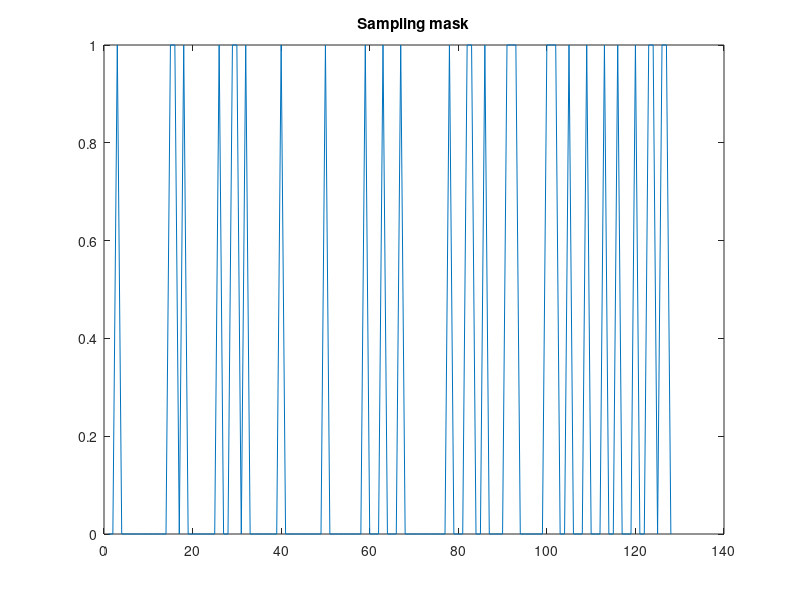
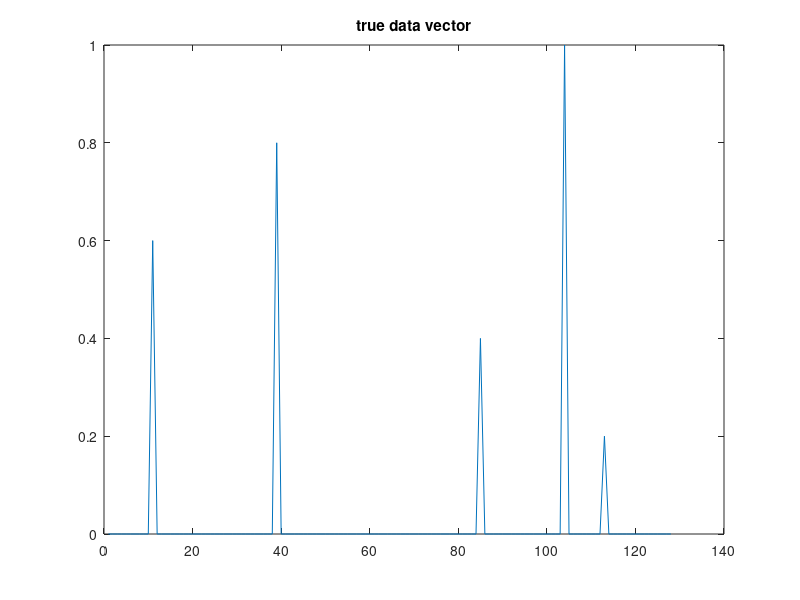
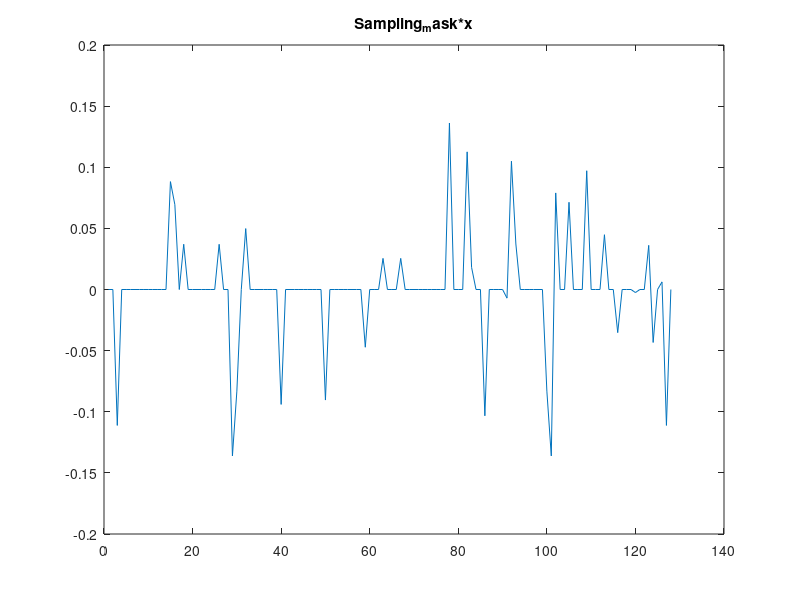
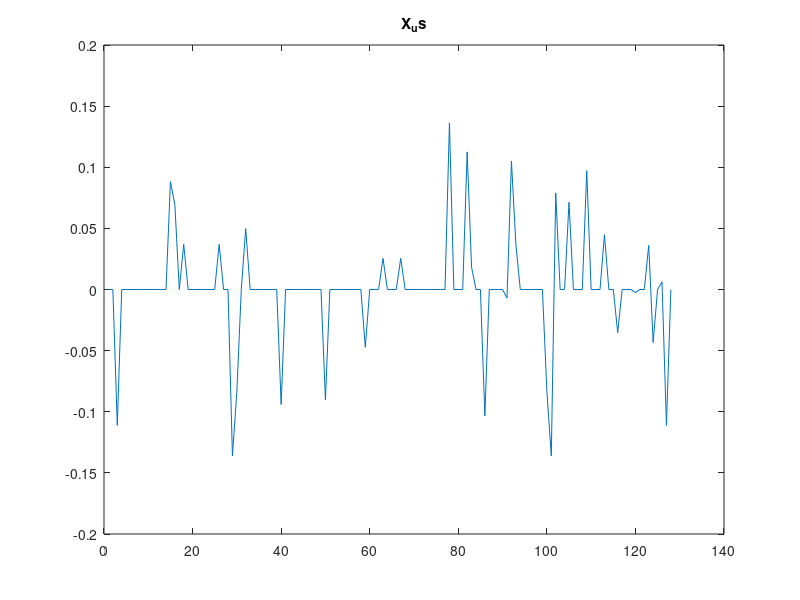

Recreate these plots in MATLAB, in order. (Note: this script raises an error after producing the figures.)
clear all
close all
load("cs.mat")

gamma = 0.1
% Show the sparse data and data mask
figure;
plot(sampling_mask);
title("Sampling mask");

figure
plot(x);
title("true data vector")

figure
plot(real(F_us*x))
title("Sampling_mask*x")

figure;
plot(real(X_us));
title("X_us");

cvx_begin
    variable x_est(n)
    minimize( norm(F_us*x_est-X_us, 2) + gamma*norm(x_est,1) )
cvx_end

figure;
plot(x_est)
title("x estimated using CVX")

disp("Final error:") 
disp(norm(F_us*x_est - X_us, 2))

disp("Error with true vector")
disp(norm(x_est-x,2))

% Determine sparsity
% non_zero_array = find([X_us(1:end-1)]);
% K = size(non_zero_array)
% 
% Z = [diff([1,non_zero_array(:).'+1])-1;X_us(non_zero_array(:).',1).'].'
